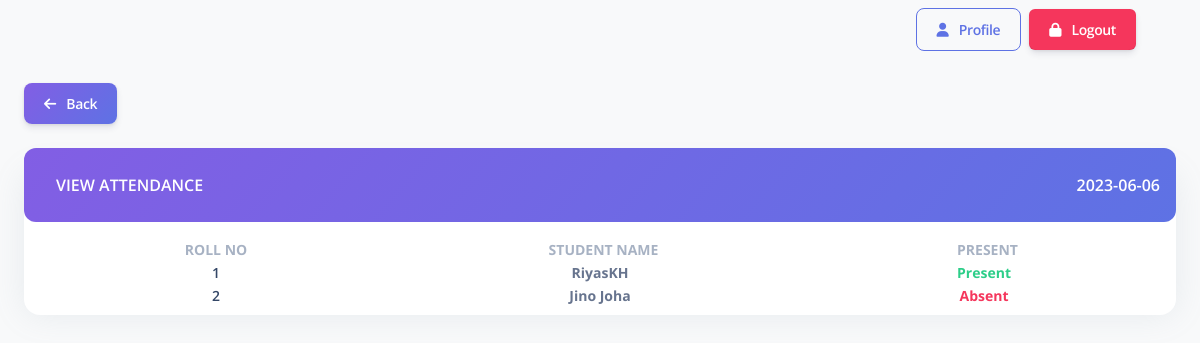
/admin/pages/view_attendance.php?aid=1&dt=2023-06-06&&class=2, run on the app's committed database.
### tables this page shows
CREATE TABLE `attendance_child` (
  `acid` int(11) NOT NULL,
  `sid` int(11) NOT NULL,
  `mid` int(11) NOT NULL,
  `status` int(11) NOT NULL
);

CREATE TABLE `student_data` (
  `sid` int(11) NOT NULL,
  `name` varchar(100) NOT NULL,
  `class` varchar(100) NOT NULL,
  `mobile` int(11) NOT NULL,
  `email` varchar(100) NOT NULL,
  `school` varchar(100) NOT NULL,
  `board` varchar(100) NOT NULL,
  `pname` varchar(100) NOT NULL,
  `pmobile` int(11) NOT NULL
);

### admin/pages/view_attendance.php (the view, shortened to what this page needs)
<?php
include '../includes/connection.php';
$mid = $_REQUEST['aid'];
$date = $_REQUEST['dt'];
?>
<!DOCTYPE html>
<html lang="en">
<head>
    <link href="../assets/css/nucleo-icons.css" rel="stylesheet" />
    <link href="../assets/css/nucleo-svg.css" rel="stylesheet" />
    <link href="../assets/css/nucleo-svg.css" rel="stylesheet" />
    <link id="pagestyle" href="../assets/css/argon-dashboard.css?v=2.0.4" rel="stylesheet" />
</head>
<body class="g-sidenav-show   bg-gray-100">
    <main class="main-content position-relative border-radius-lg ">
        <nav class="navbar navbar-main navbar-expand-lg shadow-none border-radius-xl " id="navbarBlur"
            data-scroll="false">
            <div class="container-fluid">
                <div class="collapse navbar-collapse mt-sm-0 mt-2 me-md-0 me-sm-4" id="navbar">
                    <ul class="navbar-nav  ms-md-auto pe-md-3 d-flex align-items-center">
                        <li class="nav-item d-flex align-items-center border-2">
                            <button onclick="window.location.href='profile.php'"
                                class="btn btn-outline-primary btn-md font-weight-bold  mb-0"><i
                                    class="fa fa-user me-sm-1"></i>&nbsp;&nbsp;Profile</button>
                        </li>
                        <li class="nav-item d-flex align-items-center bg-danger mx-2 rounded">
                            <button onclick="window.location.href='logout.php'"
                                class="btn btn-md font-weight-bold text-white mb-0"><i
                                    class="fa fa-lock me-sm-1"></i>&nbsp;&nbsp;Logout</button>
                        </li>
                    </ul>
                </div>
            </div>
        </nav>
        <div class="container-fluid py-4">
            <div class="mb-4">
            <button onclick="window.location.href='../pages/attendance_list.php'"
                class="btn bg-gradient-primary font-weight-bold text-white mb-0"><i
                    class="fa fa-arrow-left me-sm-1"></i>&nbsp;&nbsp;Back</button>
            </div>
            <form action="../includes/attendance.php" method="POST">
                <div class="row">
                    <div class="col-12">
                        <div class="card mb-4 mt-4">
                            <div class="card-header p-0 position-relative mt-n4">
                                <div
                                    class="d-flex justify-content-between bg-gradient-primary shadow-primary border-radius-lg p-3">
                                    <h6 class="text-white ps-3 pt-2 text-uppercase">View Attendance</h6>
                                    <h6 class="text-white ps-3 pt-2 text-uppercase">
                                        <?php echo $date ?>
                                    </h6>
                                </div>
                            </div>
                            <div class="card-body px-0 pt-3 pb-2">
                                <div class="table-responsive p-0">
                                    <table class="align-items-center w-100 d-block d-md-table text-sm">
                                        <thead>
                                            <tr>
                                                <th class="text-center text-uppercase text-secondary font-weight-bolder opacity-7 nowrap "
                                                    style="width: 15%;">
                                                    Roll No</th>
                                                <th class="text-center text-uppercase text-secondary font-weight-bolder opacity-7 ps-2 nowrap "
                                                    style="width: 15%;">
                                                    Student Name</th>
                                                <th class="text-center text-uppercase text-secondary font-weight-bolder opacity-7 ps-2 th-sm nowrap "
                                                    style="width: 15%;">
                                                    Present</th>
                                            </tr>
                                        </thead>
                                        <tbody>
                                            <?php
                                            $query = "SELECT ac.acid,ac.status,sd.name,sd.sid from attendance_child ac inner join student_data sd on sd.sid=ac.sid where mid=$mid";
                                            $result = mysqli_query($conn, $query);
                                            while ($row = mysqli_fetch_array($result)) {
                                                ?>
                                                <tr>
                                                    <td class="align-middle text-center">
                                                        <div class="d-flex flex-column ">
                                                            <h6 class="mb-0 text-sm">
                                                                <?php echo $row["sid"]; ?>
                                                            </h6>
                                                        </div>
                                                    </td>
                                                    <td class="align-middle text-center nowrap font-weight-bolder mb-0 ">
                                                        <?php echo $row["name"]; ?>
                                                    </td>
                                                    <td class="align-middle text-center font-weight-bolder <?php if($row['status'] == 1) echo "text-success"; else echo "text-danger";?>">
                                                        <?php if($row['status'] == 1) echo 'Present'; else echo 'Absent'; ?>
                                                    </td>
                                                </tr>
                                                <?php
                                            }
                                            ?>
                                        </tbody>
                                    </table>
                                </div>
                            </div>
                        </div>
                    </div>
                </div>
        </div>
    </main>
</body>
</html>

### data on the page
attendance_child: sid.sid "1", sid.name "RiyasKH", status "Present"
attendance_child: sid.sid "2", sid.name "Jino Joha", status "Absent"

### other printed values
$date "2023-06-06"
